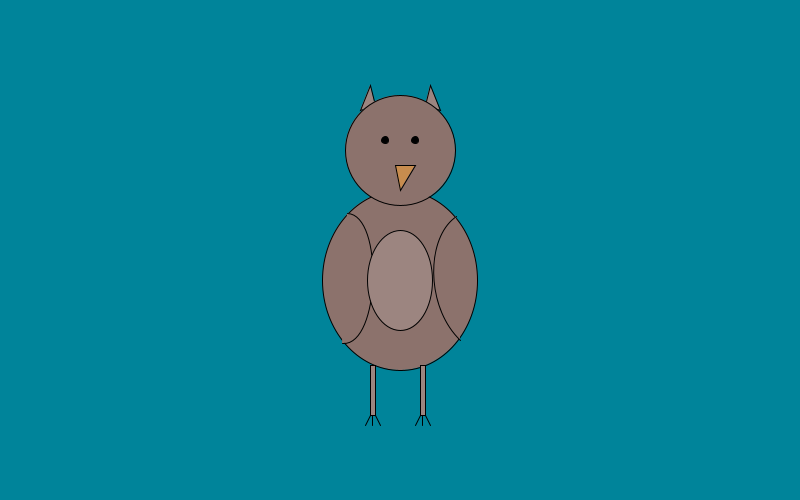
Frame 1 (no input)
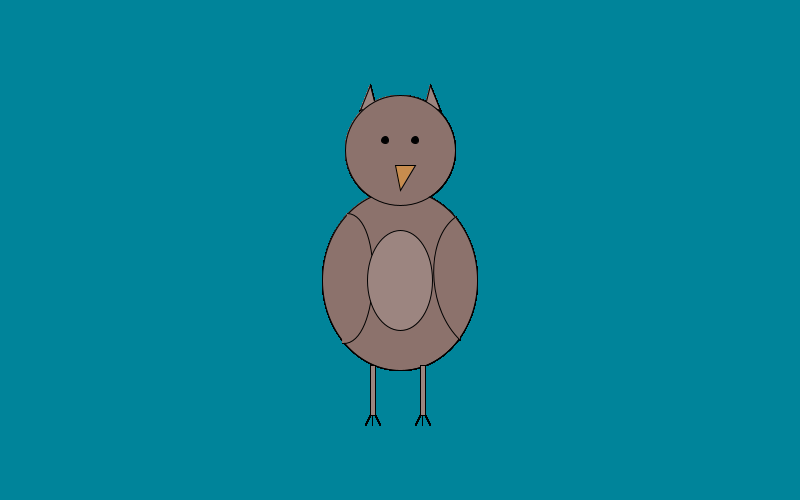
Frame 60 (the mouse pressed at the canvas centre just before this capture)
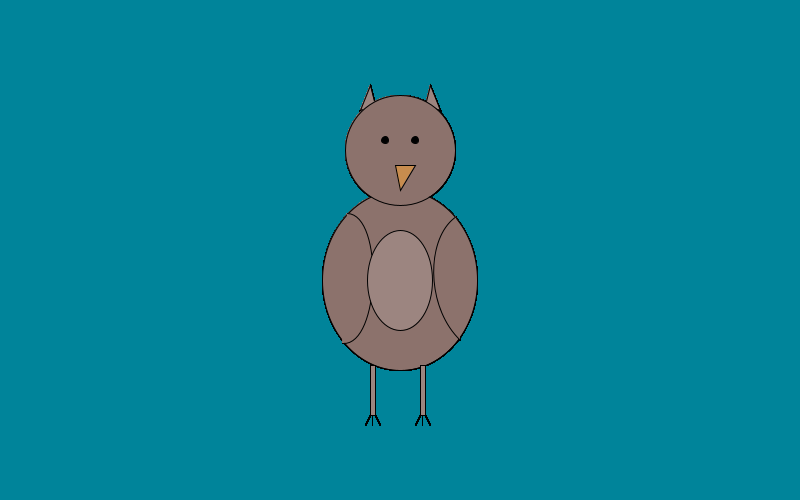
Frame 120 (the mouse held since frame 60 and released just before this capture)

The Processing sketch that drew these frames (run headless with seeded random() and noise(); from frame 60 on, the mouse is pressed at the canvas centre):

// Processing sketch: processing_50415
// ── processing_50415.pde

/*********************************************
*Assignment #1
*Name: Kelli Breeden 
*Email: kbreeden@bmc
*Course: CS 110
*submitted: 1/26/2012
*
* This sketch, using basic shapes such as 
* ellipse, triangle, rectangle and curve, 
* draws the form as an owl. Symmetry was 
* pretty difficult to achieve, especially
* when using curves.
**********************************************/
  
void setup () {
  colorMode(RGB);
  background(0,132,154);
  size(800,500);
}

void draw() {
  //body
  fill(140,114,108);
  ellipse (400,280,155,180);
  curve(643,219,456,216,460,340,670,420);
  curve(124,336,347,213,342,343,119,195);
  fill(156,133,128);
  ellipse(400,280,65,100);
  
  //face
  fill(156,133,128);
  triangle(360,110,375,105,370,85);
  triangle(440,110,425,105,430,85);
  fill(140,114,108);
  ellipse (400,150,110,110);
  fill(199,140,78);
  triangle(400,190,395,165,415,165);
  fill(0);
  ellipse(385,140,7,7);
  ellipse(415,140,7,7);

  //left leg
  fill(156,133,128);
  rect(370,365,5,50);
  line(370,415,365,425);
  line(372.5,415,372,425);
  line(375,415,380,425);
  
  //right leg
  rect(420,365,5,50);
  line(420,415,415,425);
  line(422.5,415,422,425);
  line(425,415,430,425);
}
